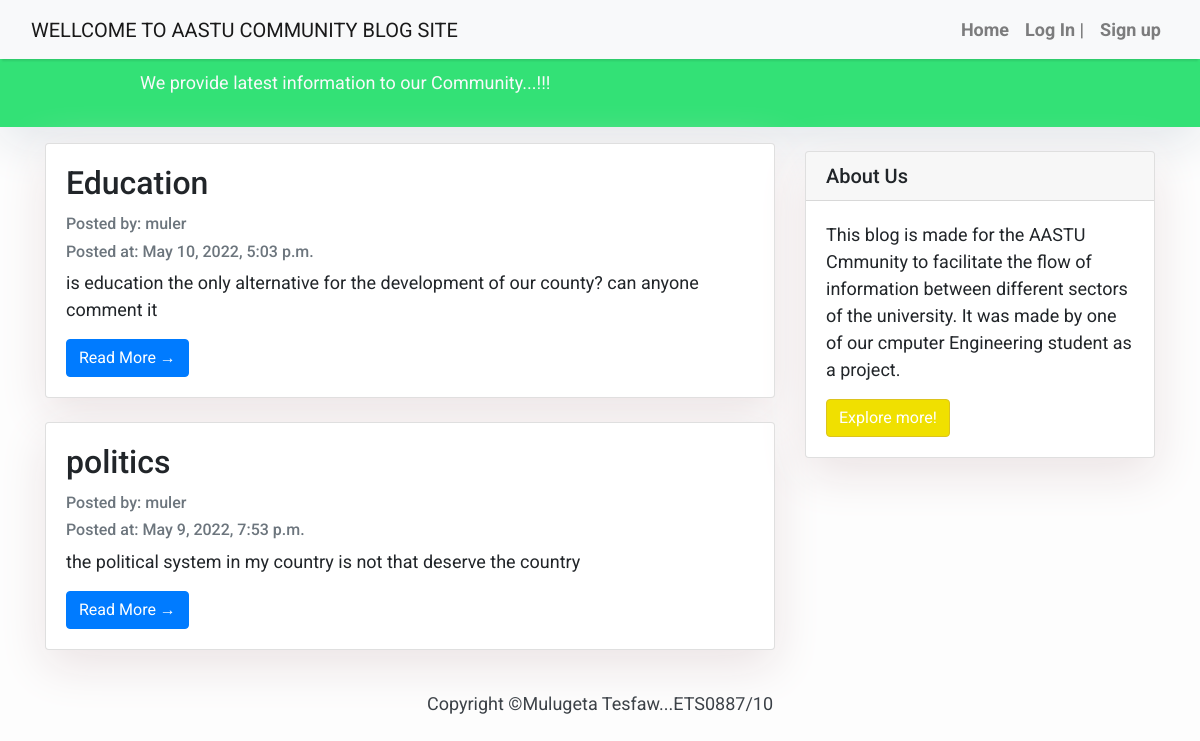
The page / on the database its author committed.
### blog/models.py (models this page shows, shortened)
class Post(models.Model):
    title = models.CharField(max_length=200, unique=True)
    slug = models.SlugField(max_length=200, unique=True)
    author = models.ForeignKey(User, on_delete= models.CASCADE,related_name='blog_posts')
    updated_on = models.DateTimeField(auto_now= True)
    content = models.TextField()
    created_on = models.DateTimeField(auto_now_add=True)
    status = models.IntegerField(choices=STATUS, default=0)
    class Meta:
        ordering = ['-created_on']

### blog/views.py (the view)
# urls.py: path('', views.PostList.as_view(), name='home'),
class PostList(generic.ListView):
    queryset = Post.objects.filter(status=1).order_by('-created_on')
    template_name = 'index.html'

### templates/index.html (shortened to what this page needs)
{% extends "base.html" %}
 {% block content %}
    <header class="masthead" >
            <div class="container ">
              <div class="row">
                <div class=" col-md-8 col-md-10 mx-auto">
                  <div class="site-heading">
                    {% if user.is_authenticated %}
                   <p class="text-light"> {{ user.username }}! Exploring  latest posts</p>
                   <a  class="text-black" href="{% url 'post' %}">{{ user.username }}! Add Blogs</a>
                  {% else %}
                  <p class="text-light">We provide latest information to our Community...!!!
                  </p>
                  {% endif %}
                </div>
                    </div>
                  </div>
                </div>
              </header>
            <div class="container">
                <div class="row">
              <div class="col-md-8 mt-3 left">
                    {% for post in post_list %}
                <div class="card mb-4" >
                  <div class="card-body">
                    <h2 class="card-title">{{ post.title }}</h2>
                    <p class="card-text text-muted h6">Posted by: {{ post.author }} </p>
                    <p class="card-text text-muted h6">Posted at: {{ post.created_on}} </p>
                    <p class="card-text">{{post.content|slice:":200" }}</p>
                    <a href="{% url 'post_detail' post.slug  %}" class="btn btn-primary">Read More &rarr;</a>
                  </div>
                </div>
                {% endfor %}
            </div>
                {% block sidebar %}
                {% include 'sidebar.html' %}
                {% endblock sidebar %}
            </div>
        </div>
{%endblock%}

### templates/base.html (shortened to what this page needs)
<!DOCTYPE html>
<html>
  <head>
    <link
      rel="stylesheet"
      href="https://maxcdn.bootstrapcdn.com/bootstrap/4.0.0/css/bootstrap.min.css"
    />
  </head>
  <body>
    <nav class="navbar navbar-expand-lg navbar-light bg-light shadow" id="mainNav">
      <div class="container-fluid">
        <a class="navbar-brand" href="{% url 'home' %}" >WELLCOME TO AASTU COMMUNITY BLOG SITE</a>
        <div class="collapse navbar-collapse" id="navbarResponsive">
          <ul class="navbar-nav ml-auto">
            {% if user.is_authenticated %}
            <li class="nav-item text-black">
              <a class="nav-link text-black font-weight-bold" href="{% url 'home' %}">Home </a>
            </li>
            <li class="nav-item text-black">
              <a class="nav-link text-black font-weight-bold" href="{% url 'post' %}">Add Blog </a>
            </li>
            <li class="nav-item text-black">
              <a
              class="nav-link text-black font-weight-bold"
              href="#"
              >      Hi {{ user.username }}!</a
            >
            </li>
            <li class="nav-item text-black">
              <a  class="nav-link text-black font-weight-bold" href="{% url 'logout' %}">Log Out</a>
            </li>
            {% else %}
            <li class="nav-item text-black">
              <a class="nav-link text-black font-weight-bold" href="{% url 'home' %}">Home </a>
            </li>
            <li class="nav-item text-black">
              <a class="nav-link text-black font-weight-bold"  href="{% url 'login' %}">Log In |</a>
            </li>
            <li class="nav-item text-black">
              <a class="nav-link text-black font-weight-bold"  href="{% url 'signup' %}">Sign up</a>
            </li>
            {% endif %}
          </ul>
        </div>
      </div>
    </nav>
            {% block content %}{% endblock content %}
    <footer class="py-3 bg-grey">
              <p class="m-0 text-dark text-center ">Copyright &copy;Mulugeta Tesfaw...ETS0887/10</p>
    </footer>
  </body>
</html>

### templates/sidebar.html (shortened to what this page needs)
{% block sidebar %}
<div class="col-md-4 float-right ">
<div class="card my-4">
        <h5 class="card-header">About Us</h5>
    <div class="card-body">
        <p class="card-text"> This blog is made for the AASTU Cmmunity to facilitate the flow of information between different sectors of the university. It was made by one of our cmputer Engineering student as a project.</p>
        <a href="#"
           class="btn btn-danger">Explore more!</a>
    </div>
</div>
</div>
{% endblock sidebar %}

### templates/base.html (style rules this page uses)
body { font-family: "Roboto", sans-serif; font-size: 17px; background-color: #fdfdfd; }
.shadow { box-shadow: 0 4px 2px -2px rgba(0,0,0,0.1); }
.btn-danger { color: #fff; background-color: #f0e000; border-color: #dcc31e; }
.masthead { background:#33e176; height: auto; padding-bottom: 15px; box-shadow: 0 16px 48px #E3E7EB; padding-top: 10px; }

### templates/index.html (style rules this page uses)
body { font-family: "Roboto", sans-serif; font-size: 18px; background-color: #fdfdfd; }
.card { box-shadow: 0 16px 48px #E3E7EB; }

### templates/sidebar.html (style rules this page uses)
.card { box-shadow: 0 16px 48px #ebe3e4; }

### rows shown on the page
Post: title "Education", author "muler", created_on "May 10, 2022, 5:03 p.m.", content "is education the only alternative for the development of our county? can anyone comment it"
Post: title "politics", author "muler", created_on "May 9, 2022, 7:53 p.m.", content "the political system in my country is not that deserve the country"
